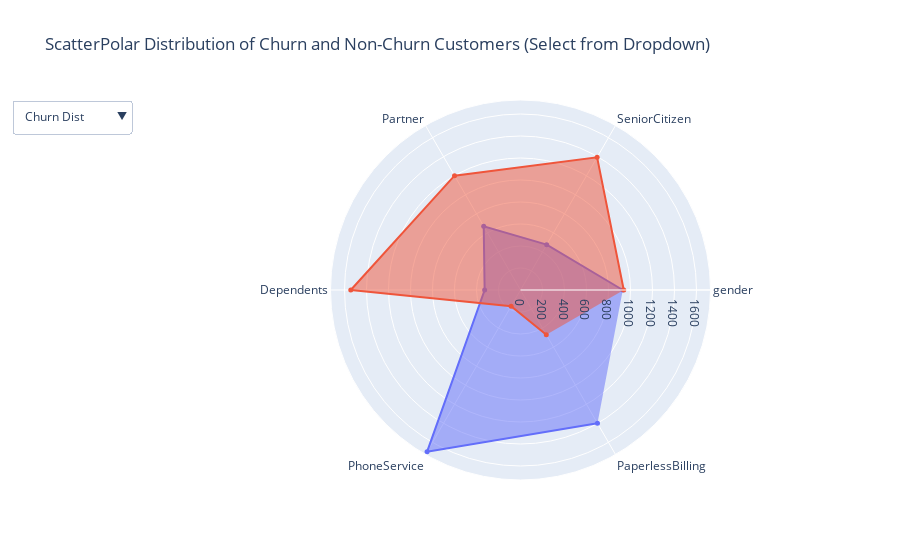

Notebook code cell kept with this figure:
### Markdown cell above
7.3.1 Features With Cardinality = 2

### Code cell
plot_counting_distribution(2)

### Figure 1 — Plotly figure (JSON) as saved in the notebook; plotly's stock layout.template omitted (floating-point values rounded to 4 significant figures)
{"data": [{"fill": "toself", "marker": {"size": 5}, "mode": "markers+lines", "name": "Churn 1's", "r": [930, 476, 669, 326, 1699, 1400], "theta": ["gender", "SeniorCitizen", "Partner", "Dependents", "PhoneService", "PaperlessBilling"], "type": "scatterpolar", "visible": true}, {"fill": "toself", "marker": {"size": 5}, "mode": "markers+lines", "name": "Churn 0's", "r": [939, 1393, 1200, 1543, 170, 469], "theta": ["gender", "SeniorCitizen", "Partner", "Dependents", "PhoneService", "PaperlessBilling"], "type": "scatterpolar", "visible": true}, {"fill": "toself", "marker": {"size": 5}, "mode": "markers+lines", "name": "NoChurn 1's", "r": [2625, 666, 2733, 1784, 4662, 2771], "theta": ["gender", "SeniorCitizen", "Partner", "Dependents", "PhoneService", "PaperlessBilling"], "type": "scatterpolar", "visible": false}, {"fill": "toself", "marker": {"size": 5}, "mode": "markers+lines", "name": "NoChurn 0's", "r": [2549, 4508, 2441, 3390, 512, 2403], "theta": ["gender", "SeniorCitizen", "Partner", "Dependents", "PhoneService", "PaperlessBilling"], "type": "scatterpolar", "visible": false}], "layout": {"showlegend": false, "title": {"text": "ScatterPolar Distribution of Churn and Non-Churn Customers (Select from Dropdown)"}, "updatemenus": [{"active": 0, "buttons": [{"args": [{"visible": [true, true, false, false]}, {"title": "Customer Churn Binary Counting Distribution"}], "label": "Churn Dist", "method": "update"}, {"args": [{"visible": [false, false, true, true]}, {"title": "No Customer Churn Binary Counting Distribution"}], "label": "No-Churn Dist", "method": "update"}], "x": -0.15}]}}
